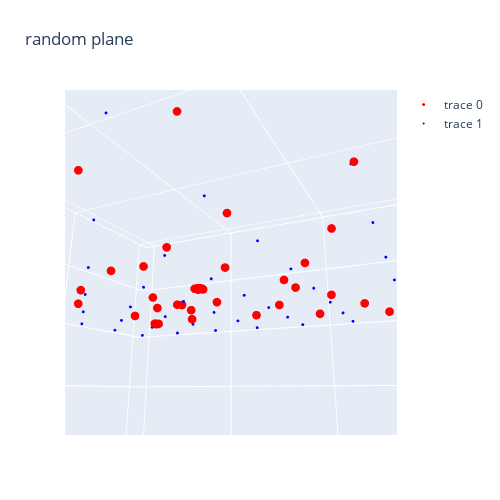

Notebook code cell kept with this figure:
### Code cell
xs, ys = grid.reshape(2, -1).chunk(2)
scatter = go.Scatter3d(x=xs.flatten(), y=ys.flatten(), z=torch.zeros_like(ys).flatten(),
                                   mode='markers+text', marker={"size": 3., 'color': 'red'})



xs, ys = old_grid.reshape(2, -1).chunk(2)
scatter2 = go.Scatter3d(x=xs.flatten(), y=ys.flatten(), z=torch.zeros_like(ys).flatten(),
                                   mode='markers+text', marker={"size": 1., 'color': 'blue'})

fig = go.Figure(data=[scatter, scatter2])
# fig.update_traces(contours_z=dict(show=True, usecolormap=True,
#                                   highlightcolor="limegreen", project_z=True))
fig.update_layout(title='random plane', autosize=False,
                  scene_camera_eye=dict(x=1.87, y=0.88, z=-0.64),
                  width=500, height=500,
                  margin=dict(l=65, r=50, b=65, t=90)
)

fig.show()
